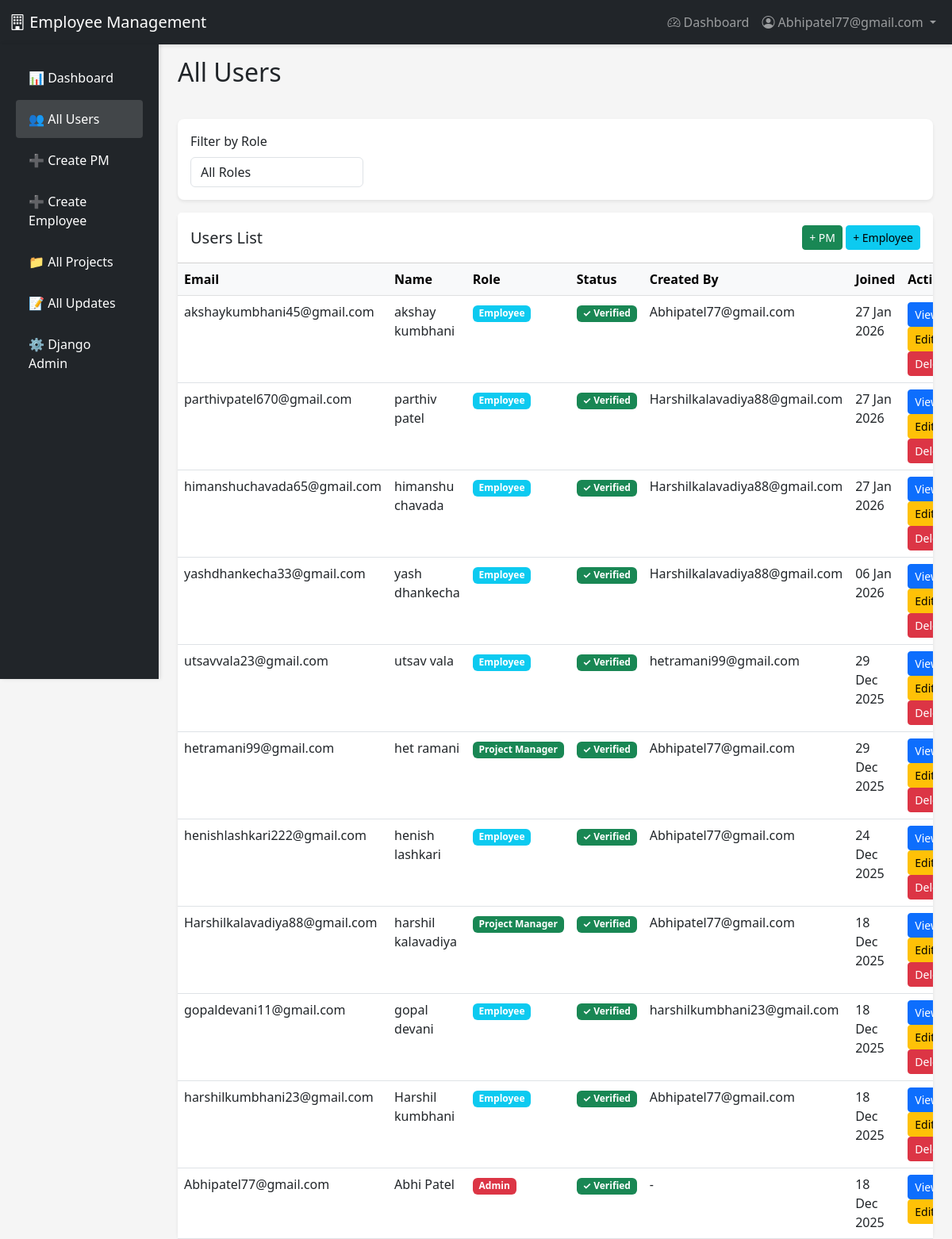
Page /users/ (signed in) on the committed database.
### accounts/models.py (models this page shows, shortened)
class User(AbstractUser):
    ROLE_CHOICES = (
        ('EMPLOYEE', 'Employee'),
        ('PM', 'Project Manager'),
        ('ADMIN', 'Admin'),
    )
    username = None
    email = models.EmailField(unique=True)
    role = models.CharField(max_length=10, choices=ROLE_CHOICES, default='EMPLOYEE')
    profile_image = models.ImageField(upload_to='profiles/', null=True, blank=True)
    is_verified = models.BooleanField(default=False)
    verification_token = models.CharField(max_length=100, blank=True)
    created_by = models.ForeignKey(
        'self',
        on_delete=models.CASCADE,  # ← Ye change kiya
        null=True,
        blank=True,
        related_name='created_users'
    )
    USERNAME_FIELD = 'email'
    REQUIRED_FIELDS = []
    objects = UserManager()
    class Meta:
        db_table = 'users'
        verbose_name = 'User'
        verbose_name_plural = 'Users'

### accounts/views.py (the view)
    def wrapper(request, *args, **kwargs):
        if not request.user.is_authenticated or request.user.role != 'ADMIN':
            messages.error(request, 'Access denied. Admin only.')
            return redirect('dashboard')
        return view_func(request, *args, **kwargs)

### accounts/views.py (called while the page is built)
def admin_required(view_func):
    def wrapper(request, *args, **kwargs):
        if not request.user.is_authenticated or request.user.role != 'ADMIN':
            messages.error(request, 'Access denied. Admin only.')
            return redirect('dashboard')
        return view_func(request, *args, **kwargs)
    return wrapper

@login_required
@admin_required
def admin_users_list(request):
    users = User.objects.all().order_by('-date_joined')
    role_filter = request.GET.get('role')
    if role_filter:
        users = users.filter(role=role_filter)
    context = {
        'users': users,
        'role_filter': role_filter,
    }
    return render(request, 'accounts/admin_users_list.html', context)

### accounts/templates/accounts/admin_users_list.html (shortened to what this page needs)
{% extends 'base.html' %}
{% load static %}
{% block content %}
<div class="container-fluid">
    <div class="row">
        <nav class="col-md-2 d-md-block bg-dark sidebar vh-100 position-fixed" style="top: 56px;">
            <div class="position-sticky pt-3">
                <ul class="nav flex-column">
                    <li class="nav-item">
                        <a class="nav-link text-white" href="{% url 'dashboard' %}">
                            📊 Dashboard
                        </a>
                    </li>
                    <li class="nav-item">
                        <a class="nav-link text-white active" href="{% url 'admin_users_list' %}">
                            👥 All Users
                        </a>
                    </li>
                    <li class="nav-item">
                        <a class="nav-link text-white" href="{% url 'pm_create' %}">
                            ➕ Create PM
                        </a>
                    </li>
                    <li class="nav-item">
                        <a class="nav-link text-white" href="{% url 'admin_create_employee' %}">
                            ➕ Create Employee
                        </a>
                    </li>
                    <li class="nav-item">
                        <a class="nav-link text-white" href="{% url 'admin_projects_list' %}">
                            📁 All Projects
                        </a>
                    </li>
                    <li class="nav-item">
                        <a class="nav-link text-white" href="{% url 'admin_updates_list' %}">
                            📝 All Updates
                        </a>
                    </li>
                    <li class="nav-item">
                        <a class="nav-link text-white" href="/admin/" target="_blank">
                            ⚙️ Django Admin
                        </a>
                    </li>
                </ul>
            </div>
        </nav>
        <main class="col-md-10 ms-sm-auto px-md-4" style="margin-left: 16.66667%;">
            <div class="pt-3 pb-2 mb-4">
                <h1 class="h2">All Users</h1>
            </div>
            <div class="card mb-3">
                <div class="card-body">
                    <form method="get" class="row g-3">
                        <div class="col-md-3">
                            <label class="form-label">Filter by Role</label>
                            <select name="role" class="form-control" onchange="this.form.submit()">
                                <option value="">All Roles</option>
                            </select>
                        </div>
                    </form>
                </div>
            </div>
            <div class="card">
                <div class="card-header bg-white d-flex justify-content-between align-items-center py-3">
                    <h5 class="mb-0">Users List</h5>
                    <div>
                        <a href="{% url 'pm_create' %}" class="btn btn-success btn-sm">+ PM</a>
                        <a href="{% url 'admin_create_employee' %}" class="btn btn-info btn-sm">+ Employee</a>
                    </div>
                </div>
                <div class="card-body p-0">
                    <div class="table-responsive">
                        <table class="table table-hover mb-0">
                            <thead class="table-light">
                                <tr>
                                    <th>Email</th>
                                    <th>Name</th>
                                    <th>Role</th>
                                    <th>Status</th>
                                    <th>Created By</th>
                                    <th>Joined</th>
                                    <th>Actions</th>
                                </tr>
                            </thead>
                            <tbody>
                                {% for user in users %}
                                <tr>
                                    <td>{{ user.email }}</td>
                                    <td>{{ user.get_full_name|default:"-" }}</td>
                                    <td>
                                        <span class="badge bg-{% if user.role == 'ADMIN' %}danger{% elif user.role == 'PM' %}success{% else %}info{% endif %}">
                                            {{ user.get_role_display }}
                                        </span>
                                    </td>
                                    <td>
                                        {% if user.is_verified %}
                                            <span class="badge bg-success">✓ Verified</span>
                                        {% else %}
                                            <span class="badge bg-warning text-dark">Pending</span>
                                        {% endif %}
                                    </td>
                                    <td>{{ user.created_by.email|default:"-" }}</td>
                                    <td>{{ user.date_joined|date:"d M Y" }}</td>
                                    <td>
                                        <a href="{% url 'admin_user_detail' user.id %}" class="btn btn-sm btn-primary">View</a>
                                        <a href="{% url 'admin_user_update' user.id %}" class="btn btn-sm btn-warning">Edit</a>
                                        {% if not user.is_superuser %}
                                            <a href="{% url 'admin_user_delete' user.id %}" class="btn btn-sm btn-danger">Delete</a>
                                        {% endif %}
                                    </td>
                                </tr>
                                {% empty %}
                                <tr>
                                    <td colspan="7" class="text-center text-muted py-4">No users found</td>
                                </tr>
                                {% endfor %}
                            </tbody>
                        </table>
                    </div>
                </div>
            </div>
        </main>
    </div>
</div>
{% endblock %}

### accounts/templates/base.html (shortened to what this page needs)
<!DOCTYPE html>
<html lang="en">
<head>
    <link href="https://cdn.jsdelivr.net/npm/bootstrap@5.3.0/dist/css/bootstrap.min.css" rel="stylesheet">
    <link rel="stylesheet" href="https://cdn.jsdelivr.net/npm/bootstrap-icons@1.11.0/font/bootstrap-icons.css">
</head>
<body>
    <nav class="navbar navbar-expand-lg navbar-dark bg-dark">
        <div class="container-fluid">
            <a class="navbar-brand" href="{% url 'dashboard' %}">
                <i class="bi bi-building"></i> Employee Management
            </a>
            {% if user.is_authenticated %}
                <div class="collapse navbar-collapse" id="navbarNav">
                    <ul class="navbar-nav ms-auto">
                        <li class="nav-item">
                            <a class="nav-link" href="{% url 'dashboard' %}">
                                <i class="bi bi-speedometer2"></i> Dashboard
                            </a>
                        </li>
                        <li class="nav-item dropdown">
                            <a class="nav-link dropdown-toggle" href="#" id="navbarDropdown" role="button" data-bs-toggle="dropdown">
                                <i class="bi bi-person-circle"></i> {{ user.email }}
                            </a>
                        </li>
                    </ul>
                </div>
            {% endif %}
        </div>
    </nav>
    <main>
        {% block content %}{% endblock %}
    </main>
</body>
</html>

### accounts/templates/base.html (style rules this page uses)
body { background: #f8f9fa; }
.navbar { box-shadow: 0 2px 4px rgba(0,0,0,0.1); }
.card { border-radius: 10px; border: none; }

### accounts/templates/accounts/admin_users_list.html (style rules this page uses)
body { background-color: #f5f5f5 !important; }
.sidebar { box-shadow: 2px 0 5px rgba(0, 0, 0, 0.1); }
.sidebar .nav-link { font-weight: 500; color: rgba(255, 255, 255, .8); padding: 0.75rem 1rem; border-radius: 4px; margin: 2px 8px; }
.sidebar .nav-link.active { color: #fff; background-color: rgba(255, 255, 255, .15); }
.card { border: none; border-radius: 8px; box-shadow: 0 2px 4px rgba(0, 0, 0, 0.08); }

### rows in the picture
User: email "Abhipatel77@gmail.com", get_full_name "Abhi Patel", role "Admin", is_verified "✓ Verified", created_by.email "-", date_joined "18 Dec 2025"
User: email "akshaykumbhani45@gmail.com", get_full_name "akshay kumbhani", role "Employee", is_verified "✓ Verified", created_by.email "Abhipatel77@gmail.com", date_joined "27 Jan 2026", is_superuser "Delete"
User: email "parthivpatel670@gmail.com", get_full_name "parthiv patel", role "Employee", is_verified "✓ Verified", created_by.email "Harshilkalavadiya88@gmail.com", date_joined "27 Jan 2026", is_superuser "Delete"
User: email "himanshuchavada65@gmail.com", get_full_name "himanshu chavada", role "Employee", is_verified "✓ Verified", created_by.email "Harshilkalavadiya88@gmail.com", date_joined "27 Jan 2026", is_superuser "Delete"
User: email "yashdhankecha33@gmail.com", get_full_name "yash dhankecha", role "Employee", is_verified "✓ Verified", created_by.email "Harshilkalavadiya88@gmail.com", date_joined "06 Jan 2026", is_superuser "Delete"
User: email "utsavvala23@gmail.com", get_full_name "utsav vala", role "Employee", is_verified "✓ Verified", created_by.email "hetramani99@gmail.com", date_joined "29 Dec 2025", is_superuser "Delete"
User: email "hetramani99@gmail.com", get_full_name "het ramani", role "Project Manager", is_verified "✓ Verified", created_by.email "Abhipatel77@gmail.com", date_joined "29 Dec 2025", is_superuser "Delete"
User: email "henishlashkari222@gmail.com", get_full_name "henish lashkari", role "Employee", is_verified "✓ Verified", created_by.email "Abhipatel77@gmail.com", date_joined "24 Dec 2025", is_superuser "Delete"
User: email "Harshilkalavadiya88@gmail.com", get_full_name "harshil kalavadiya", role "Project Manager", is_verified "✓ Verified", created_by.email "Abhipatel77@gmail.com", date_joined "18 Dec 2025", is_superuser "Delete"
User: email "gopaldevani11@gmail.com", get_full_name "gopal devani", role "Employee", is_verified "✓ Verified", created_by.email "harshilkumbhani23@gmail.com", date_joined "18 Dec 2025", is_superuser "Delete"
User: email "harshilkumbhani23@gmail.com", get_full_name "Harshil kumbhani", role "Employee", is_verified "✓ Verified", created_by.email "Abhipatel77@gmail.com", date_joined "18 Dec 2025", is_superuser "Delete"
